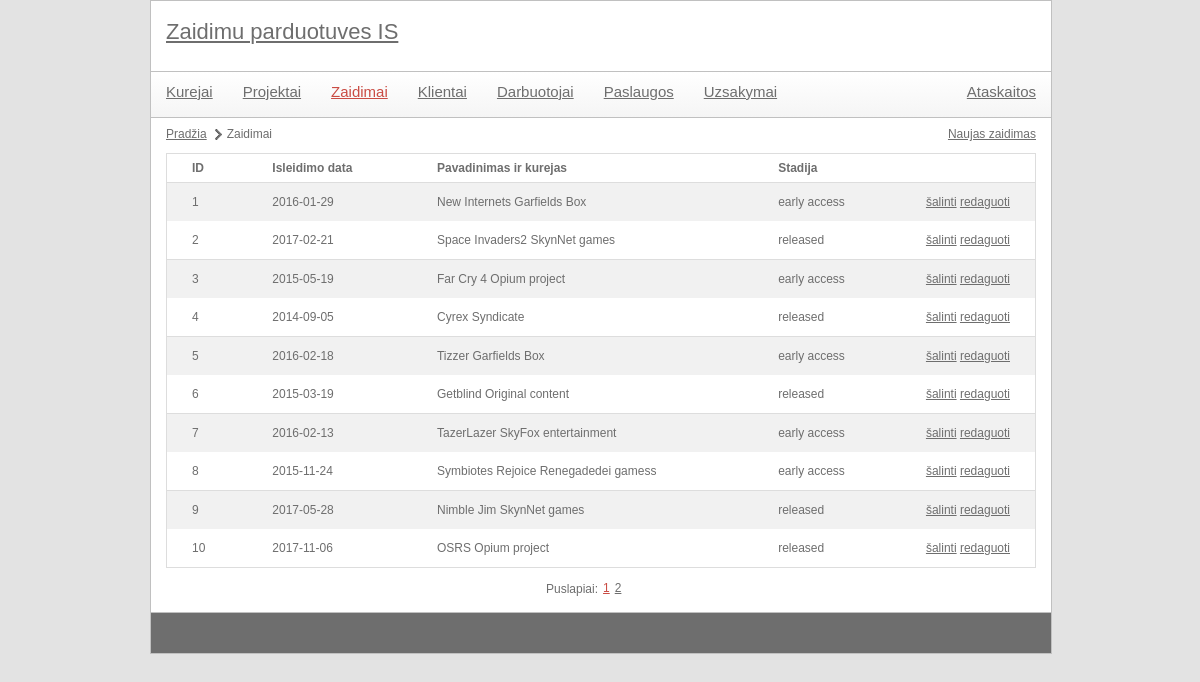
The app's page /index.php?module=game&action=list with its own data.
### tables this page shows
CREATE TABLE `zaidimai` (
  `id` int(11) NOT NULL,
  `isleidimo_data` date NOT NULL,
  `multiplayer` tinyint(1) NOT NULL,
  `coop` tinyint(1) NOT NULL,
  `zaideju_skaicius` smallint(6) NOT NULL,
  `verte` decimal(8,2) NOT NULL,
  `zanras` int(11) NOT NULL,
  `kontroleris` int(11) NOT NULL,
  `os` int(11) NOT NULL,
  `rekomenduojamas_amzius` int(11) NOT NULL,
  `stadija` int(11) DEFAULT NULL,
  `fk_projektas` int(11) NOT NULL
);

CREATE TABLE `projektai` (
  `pavadinimas` varchar(20) NOT NULL,
  `id` int(11) NOT NULL,
  `fk_kurejas` int(11) NOT NULL
);

CREATE TABLE `kurejai` (
  `pavadinimas` varchar(20) NOT NULL,
  `id` int(11) NOT NULL
);

CREATE TABLE `zaidimu_stadijos` (
  `ID` int(11) NOT NULL,
  `name` char(20) NOT NULL
);

### controls/game_list.php (called while the page is built)
<?php
include 'libraries/games.class.php';
$carsObj = new games();
$elementCount = $carsObj->getCarListCount();
include 'utils/paging.class.php';
$paging = new paging(config::NUMBER_OF_ROWS_IN_PAGE);
$paging->process($elementCount, $pageId);
$data = $carsObj->getCarList($paging->size, $paging->first);
include 'templates/game_list.tpl.php';
?>

### index.php (called while the page is built, shortened)
<?php
	include 'utils/mysql.class.php';
	if(isset($_GET['module'])) {
		$module = mysql::escape($_GET['module']);
	}
	include 'templates/main.tpl.php';
?>

### utils/mysql.class.php (called while the page is built, shortened)
<?php
class mysql {
    protected static $connection;
    public static function connect() {
		if(!isset(self::$connection)) {
            self::$connection = new mysqli(config::DB_SERVER, config::DB_USERNAME, config::DB_PASSWORD, config::DB_NAME);
        }
        return self::$connection;
    }
    public static function query($query) {
        $connection = mysql::connect();
        $result = $connection->query($query);
        return $result;
    }
    public static function select($query) {
        $rows = array();
        $result = mysql::query($query);
        while ($row = $result->fetch_assoc()) {
            $rows[] = $row;
        }
        return $rows;
    }
	public static function escape($field) {
		$connection =  mysql::connect();
		return mysqli_real_escape_string($connection, $field);
	}
}

### utils/paging.class.php (called while the page is built, shortened)
<?php
class paging {
	public $size;
	public function __construct($rowsPerPage) {
		$this->size = $rowsPerPage;
	}
	public function process($total, $currentPage) {
		$this->first = ($currentPage - 1) * $this->size;
	}
}
?>

### libraries/games.class.php (called while the page is built, shortened)
<?php
class games {
	private $markes_lentele = '';
	private $modeliai_lentele = '';
	private $automobiliai_lentele = '';
	private $auto_busenos_lentele = '';
	public function __construct() {
		$this->markes_lentele = config::DB_PREFIX . 'kurejai';
		$this->modeliai_lentele = config::DB_PREFIX . 'projektai';
		$this->automobiliai_lentele = config::DB_PREFIX . 'zaidimai';
		$this->auto_busenos_lentele = config::DB_PREFIX . 'zaidimu_stadijos';
	}
	public function getCarList($limit = null, $offset = null) {
		$limitOffsetString = "";
		if(isset($limit)) {
			$limitOffsetString .= " LIMIT {$limit}";
		}
		if(isset($offset)) {
			$limitOffsetString .= " OFFSET {$offset}";
		}
		$query = "  SELECT `{$this->automobiliai_lentele}`.`id`,
						   `{$this->automobiliai_lentele}`.`isleidimo_data`,
						   `{$this->auto_busenos_lentele}`.`name` AS `stadija`,
						   `{$this->modeliai_lentele}`.`pavadinimas` AS `projektas`,
						   `{$this->markes_lentele}`.`pavadinimas` AS `kurejas`
					FROM `{$this->automobiliai_lentele}`
						LEFT JOIN `{$this->modeliai_lentele}`
							ON `{$this->automobiliai_lentele}`.`fk_projektas`=`{$this->modeliai_lentele}`.`id`
						LEFT JOIN `{$this->markes_lentele}`
							ON `{$this->modeliai_lentele}`.`fk_kurejas`=`{$this->markes_lentele}`.`id`
						LEFT JOIN `{$this->auto_busenos_lentele}`
							ON `{$this->automobiliai_lentele}`.`stadija`=`{$this->auto_busenos_lentele}`.`id`" . $limitOffsetString;
		$data = mysql::select($query);
		return $data;
	}
}

### templates/game_list.tpl.php (the view, shortened to what this page needs)
<ul id="pagePath">
	<li><a href="index.php">Pradžia</a></li>
	<li>Zaidimai</li>
</ul>
<div id="actions">
	<a href='index.php?module=<?php echo $module; ?>&action=create'>Naujas zaidimas</a>
</div>
<table class="listTable">
	<tr>
		<th>ID</th>
		<th>Isleidimo data</th>
		<th>Pavadinimas ir kurejas</th>
		<th>Stadija</th>
		<th></th>
	</tr>
	<?php
		foreach($data as $key => $val) {
			echo
				"<tr>"
					. "<td>{$val['id']}</td>"
					. "<td>{$val['isleidimo_data']}</td>"
					. "<td>{$val['projektas']} {$val['kurejas']}</td>"
					. "<td>{$val['stadija']}</td>"
					. "<td>"
						. "<a href='#' onclick='showConfirmDialog(\"{$module}\", \"{$val['id']}\"); return false;' title=''>šalinti</a>&nbsp;"
						. "<a href='index.php?module={$module}&action=edit&id={$val['id']}' title=''>redaguoti</a>"
					. "</td>"
				. "</tr>";
		}
	?>
</table>
<?php
	include 'templates/paging.tpl.php';
?>

### style/main.css (style rules this page uses)
body { color: #6e6e6e; font-family: Verdana, Geneva, sans-serif; font-size: 12px; background-color: #e3e3e3; width: 900px; margin: 0px auto; }
a { color: #6e6e6e; }
#contentMain table { margin-top: 3px; width: 100%; border-collapse: collapse; border: 1px solid #ddd; }
#contentMain table th { text-align: left; padding: 8px 25px; font-weight: bold; }
#contentMain table th:last-child { width: 40px; }
#contentMain table th:first-child { border-top-left-radius: 5px; moz-border-top-left-radius: 5px; }
#contentMain table th:last-child { border-top-right-radius: 5px; moz-border-top-right-radius: 5px; }
#contentMain table.listTable tr:nth-child(even) { background-color: #f1f1f1; }
#contentMain table td { padding: 8px 25px; text-align: center; line-height: 22px; text-align: left; }
#contentMain table tr:last-child td:first-child { border-bottom-left-radius: 5px; moz-border-bottom-left-radius: 5px; }
#contentMain table tr:last-child td:last-child { border-bottom-right-radius: 5px; moz-border-bottom-right-radius: 5px; }
#contentMain table.listTable tr:nth-child(odd) { background-color: #fff; border-bottom: 1px solid #ddd; }
#contentMain #pagePath { margin: 10px 0px 10px 0px; display: block; float: left; }
#contentMain #pagePath li { float: left; display: block; margin-right: 5px; background: url(images/page-path-separator.png) center right no-repeat; padding-right: 15px; }
#contentMain #pagePath li:last-child { background: none; }
#contentMain #actions { float: right; margin: 10px 0px 0px 0px; }
#contentMain #actions a { margin-left: 7px; }

### records on screen
zaidimai: id "1", isleidimo_data "2016-01-29", fk_projektas.pavadinimas "New Internets", kurejai.pavadinimas "Garfields Box", stadija.name "early access"
zaidimai: id "2", isleidimo_data "2017-02-21", fk_projektas.pavadinimas "Space Invaders2", kurejai.pavadinimas "SkynNet games", stadija.name "released"
zaidimai: id "3", isleidimo_data "2015-05-19", fk_projektas.pavadinimas "Far Cry 4", kurejai.pavadinimas "Opium project", stadija.name "early access"
zaidimai: id "4", isleidimo_data "2014-09-05", fk_projektas.pavadinimas "Cyrex", kurejai.pavadinimas "Syndicate", stadija.name "released"
zaidimai: id "5", isleidimo_data "2016-02-18", fk_projektas.pavadinimas "Tizzer", kurejai.pavadinimas "Garfields Box", stadija.name "early access"
zaidimai: id "6", isleidimo_data "2015-03-19", fk_projektas.pavadinimas "Getblind", kurejai.pavadinimas "Original content", stadija.name "released"
zaidimai: id "7", isleidimo_data "2016-02-13", fk_projektas.pavadinimas "TazerLazer", kurejai.pavadinimas "SkyFox entertainment", stadija.name "early access"
zaidimai: id "8", isleidimo_data "2015-11-24", fk_projektas.pavadinimas "Symbiotes Rejoice", kurejai.pavadinimas "Renegadedei gamess", stadija.name "early access"
zaidimai: id "9", isleidimo_data "2017-05-28", fk_projektas.pavadinimas "Nimble Jim", kurejai.pavadinimas "SkynNet games", stadija.name "released"
zaidimai: id "10", isleidimo_data "2017-11-06", fk_projektas.pavadinimas "OSRS", kurejai.pavadinimas "Opium project", stadija.name "released"

### other values on screen
$value['page'] "1"
$value['page'] "2"
